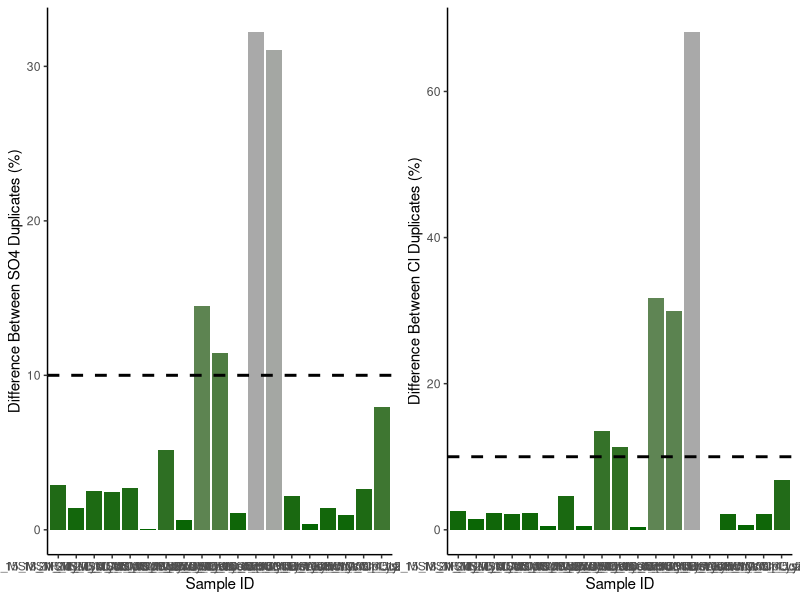
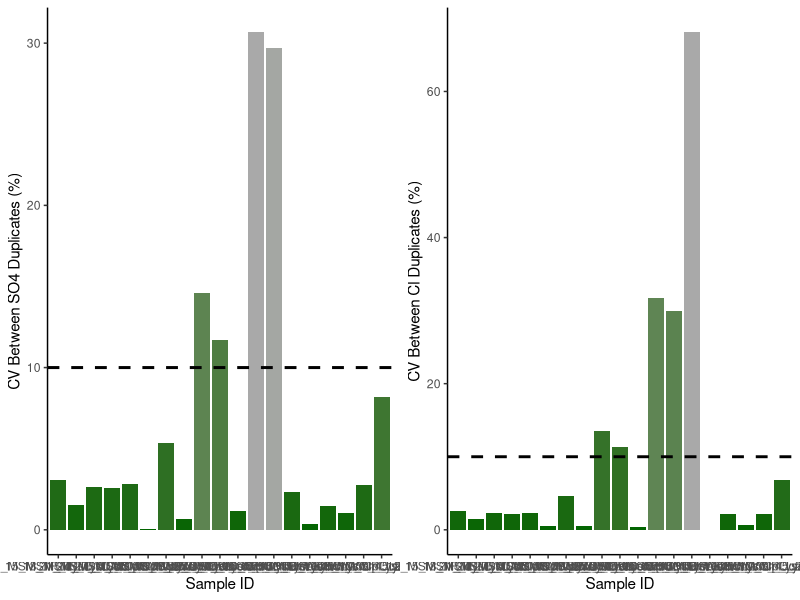
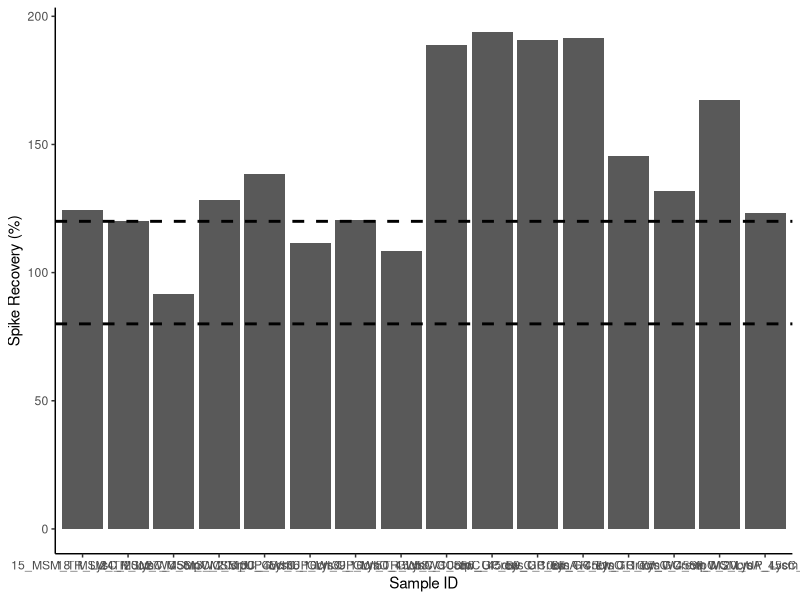

These charts were generated, in order, by the following R code: (Note: this script raises an error after producing the figures.)
## ---- chunk 1
knitr::opts_chunk$set(echo = TRUE)

## Load data.table package
library(data.table)
library(ggplot2)
library(dplyr)
library(data.table)
library(matrixStats)
library(gridExtra)
library(ggpubr)
library(grid)
library(stringr)
## ---- chunk 2
# SULFATE DATA: 

## Read in raw data file from Dionex - copied and saved as a txt
Sdat <- read.table("Raw Data/COMPASS_Synoptic_CB_MonMon_202206_SO4.txt",sep='\t' , header=T, skip=3)
head(Sdat)

## Only keep the columns that we need 
Sdat <- Sdat[ ,c(2,5,7)] # dont need this here 
head(Sdat)

## Name the columns correctly 
colnames(Sdat) <- c( "Sample_ID", "SO4_ppm", "SO4_Area")
Sdat$Sample_ID <- as.factor(Sdat$Sample_ID)
Sdat$SO4_ppm <- as.numeric(Sdat$SO4_ppm)
Sdat <- as.data.frame(Sdat)
head(Sdat)

#Chloride data 
## Read in raw data file from Dionex - copied and saved as a txt
Cldat <- read.table("Raw Data/COMPASS_Synoptic_CB_MonMon_202206_Cl.txt",sep='\t' , header=T, skip=3)
head(Cldat)

## Only keep the columns that we need 
Cldat <- Cldat[ ,c(2,5,7)]
head(Cldat)

## Name the columns correctly 
colnames(Cldat) <- c( "Sample_ID", "Cl_ppm", "Cl_Area")
Cldat$Sample_ID <- as.factor(Cldat$Sample_ID)
Cldat$Cl_ppm <- as.numeric(Cldat$Cl_ppm)
Cldat <- as.data.frame(Cldat)
head(Cldat) 


## Bring the data back together: 
all_dat <- merge(Sdat, Cldat, by="Sample_ID")
head(all_dat)

## Remove empty lines 
all_dat <- all_dat[!(is.na(all_dat$Sample_ID) | all_dat$Sample_ID==""), ]
head(all_dat)

all_dat <- droplevels(all_dat[!all_dat$Sample_ID == 'Lab Blank',])
head(all_dat)



## ---- chunk 3
stds <- all_dat[grepl("Standard", all_dat$Sample_ID),]
head(stds)

stds_chk_S <- stds %>%
	group_by(Sample_ID) %>%
	summarise(mean = mean(SO4_ppm), sd = sd(SO4_ppm))
stds_chk_S$cv <- (stds_chk_S$sd/stds_chk_S$mean)*100
stds_chk_S$flag <-  ifelse(stds_chk_S$cv <2, 'YES', 'NO, rerun')
head(stds_chk_S)

stds_chk_Cl <- stds %>%
	group_by(Sample_ID) %>%
	summarise(mean = mean(Cl_ppm), sd = sd(Cl_ppm))
stds_chk_Cl$cv <- (stds_chk_Cl$sd/stds_chk_Cl$mean)*100
stds_chk_Cl$flag <-  ifelse(stds_chk_Cl$cv <2, 'YES', 'NO, rerun')
head(stds_chk_Cl)

lmS <- lm(stds$SO4_Area ~ stds$SO4_ppm)
SO4_sum <- summary(lmS)
SO4_Slope <- SO4_sum$coefficients[2, 1] 
SO4_Int <- SO4_sum$coefficients[1, 1] 


lmCl <- lm(stds$Cl_Area ~ stds$Cl_ppm)
Cl_sum <- summary(lmCl)
Cl_Slope <- Cl_sum$coefficients[2, 1] 
Cl_Int <- Cl_sum$coefficients[1, 1] 
## ---- chunk 4
#remove standards from sample dataframe
sampledat <- all_dat[!grepl("Standard", all_dat$Sample_ID),]
head(sampledat)

# Constants needed for calculations: 
clmw <- 35.45     #molecular weight of Chloride: 35.45 
smw <- 32.06      #molecular weight of sulfur: 32.06


# Convert ppm to mmol/L
sampledat$SO4_mM <- (sampledat$SO4_ppm / smw)
sampledat$Cl_mM <- (sampledat$Cl_ppm / clmw)


# Calculate Salinity 
# calculated using the Knudsen equation 
# Salinity = 0.03 + 1.8050 * Chlorinity
# Ref: A Practical Handbook of Seawater Analysis by Strickland & Parsons (P. 11)
# =((1.807*Cl_ppm)+0.026)/1000
sampledat$salinity <- ((1.8070 * sampledat$Cl_ppm) + 0.026) / 1000


head(sampledat)
## ---- chunk 5
#Show me the data that we have from the calculations 
head(sampledat)

#pull out any rows that have "dup" in the SampleID column
dups <- sampledat %>%  
  filter(str_detect(Sample_ID, "dup"))      #have to change this to match data
head(dups)

#remove these from sample dataframe in a new dataframe
sampledat2 <- sampledat %>%  
  filter(!str_detect(Sample_ID, "dup")) %>%  
  filter(!str_detect(Sample_ID, "spk")) 
sampledat2 <- sampledat2[ ,-c(2:4)]
head(sampledat2)


#remove the dup from these IDs so we will have duplicate sample names
dups$Sample_ID<-gsub("_dup","",as.character(dups$Sample_ID))
dups <- dups[ ,-c(2:5)]
colnames(dups) <- c('Sample_ID', 'SO4_mM_dup', "Cl_mM_dup", "salinity_dup")
head(dups)

#put it back together with the old data set and look for duplicates 
QAdups <- merge(sampledat2, dups)
head(QAdups)

QAdups$SO4_dups_chk <- ((abs(QAdups$SO4_mM-QAdups$SO4_mM_dup))/((QAdups$SO4_mM+QAdups$SO4_mM_dup)/2))*100
QAdups$SO4_dups_flag <-  ifelse(QAdups$SO4_dups_chk <10, 'YES', 'NO, rerun')

QAdups$Cl_dups_chk <- ((abs(QAdups$Cl_mM-QAdups$Cl_mM_dup))/((QAdups$Cl_mM+QAdups$Cl_mM_dup)/2))*100
QAdups$Cl_dups_flag <-  ifelse(QAdups$Cl_dups_chk <10, 'YES', 'NO, rerun')

head(QAdups)

#plot dups output as a bar graph to easily check - want any over 10% to be red need to work on this 
Sdupsbar <- ggplot(data = QAdups, aes(x = Sample_ID, y = SO4_dups_chk, fill=SO4_dups_chk)) +
       geom_bar(stat = 'identity') + 
        scale_fill_gradient2(low='darkgreen', mid='darkgreen', high='darkgrey', space='Lab') + 
        theme_classic() + labs(x= "Sample ID", y="Difference Between SO4 Duplicates (%)") + 
        theme(legend.position="none") +  geom_hline(yintercept=10, linetype="dashed", 
                color = "black", size=1)


Cldupsbar <- ggplot(data = QAdups, aes(x = Sample_ID, y = Cl_dups_chk, fill=Cl_dups_chk)) +
       geom_bar(stat = 'identity') + 
        scale_fill_gradient2(low='darkgreen', mid='darkgreen', high='darkgrey', space='Lab') + 
        theme_classic() + labs(x= "Sample ID", y="Difference Between Cl Duplicates (%)") + 
        theme(legend.position="none") +  geom_hline(yintercept=10, linetype="dashed", 
                color = "black", size=1)

ggarrange(Sdupsbar, Cldupsbar,ncol=2, nrow=1)

#check for percent of no, reruns to see if it  would warrant reruns 
Perc_dups <- QAdups %>% 
  group_by(SO4_dups_flag) %>%
  summarise(S_no_rows = length(SO4_dups_flag)) 
Perc_dups1 <- QAdups %>% 
  group_by(Cl_dups_flag) %>%
  summarise(Cl_no_rows = length(Cl_dups_flag))
colnames(Perc_dups) <- c("Flag", "S_no_rows")
colnames(Perc_dups1) <- c("Flag", "Cl_no_rows")
Perc_dups2 <- cbind(Perc_dups, Perc_dups1)

Perc_dups2$Total <- length(QAdups$SO4_dups_flag)
Perc_dups2$S_Percent <- (Perc_dups2$S_no_rows / Perc_dups2$Total)*100
Perc_dups2$Cl_Percent <- (Perc_dups2$Cl_no_rows / Perc_dups2$Total)*100
head(Perc_dups2)


## ---- chunk 6
#the cv 
# calculate the sd bewteen the two duplicates then divide by the mean and multiply by 100 

df2 <- as.data.frame(QAdups$SO4_mM)
df2$dups <- QAdups$SO4_mM_dup

df2$sds <- apply(df2,1,sd)
df2$mean <- apply(df2, 1, mean)

QAdups$SO4_dups_cv <- (df2$sds/df2$mean) * 100
QAdups$SO4_dups_cv_flag <-  ifelse(QAdups$SO4_dups_cv <11, 'YES', 'NO, rerun')

head(QAdups)

#plot dups output as a bar graph to easily check - want any over 10% to be red need to work on this 
Sdupsbar <- ggplot(data = QAdups, aes(x = Sample_ID, y = SO4_dups_cv, fill=SO4_dups_chk)) +
       geom_bar(stat = 'identity') + 
        scale_fill_gradient2(low='darkgreen', mid='darkgreen', high='darkgrey', space='Lab') + 
        theme_classic() + labs(x= "Sample ID", y="CV Between SO4 Duplicates (%)") + 
        theme(legend.position="none") +  geom_hline(yintercept=10, linetype="dashed", 
                color = "black", size=1)


Cldupsbar <- ggplot(data = QAdups, aes(x = Sample_ID, y = Cl_dups_chk, fill=Cl_dups_chk)) +
       geom_bar(stat = 'identity') + 
        scale_fill_gradient2(low='darkgreen', mid='darkgreen', high='darkgrey', space='Lab') + 
        theme_classic() + labs(x= "Sample ID", y="CV Between Cl Duplicates (%)") + 
        theme(legend.position="none") +  geom_hline(yintercept=10, linetype="dashed", 
                color = "black", size=1)

ggarrange(Sdupsbar, Cldupsbar,ncol=2, nrow=1)

#check for percent of no, reruns to see if it  would warrant reruns 
Perc_dups <- QAdups %>% 
  group_by(SO4_dups_flag) %>%
  summarise(S_no_rows = length(SO4_dups_flag)) 
Perc_dups1 <- QAdups %>% 
  group_by(Cl_dups_flag) %>%
  summarise(Cl_no_rows = length(Cl_dups_flag))
colnames(Perc_dups) <- c("Flag", "S_no_rows")
colnames(Perc_dups1) <- c("Flag", "Cl_no_rows")
Perc_dups2 <- cbind(Perc_dups, Perc_dups1)

Perc_dups2$Total <- length(QAdups$SO4_dups_flag)
Perc_dups2$S_Percent <- (Perc_dups2$S_no_rows / Perc_dups2$Total)*100
Perc_dups2$Cl_Percent <- (Perc_dups2$Cl_no_rows / Perc_dups2$Total)*100
head(Perc_dups2)


## ---- chunk 7
#Show me the data that we have from the calculations 
head(sampledat)

#pull out any rows that have "spk" in the SampleID column
spks <- sampledat %>%  
  filter(str_detect(Sample_ID, "spk"))      #have to change this to match data
head(spks)

#remove the dup from these IDs so we will have duplicate sample names
spks$Sample_ID<-gsub("_spk","",as.character(spks$Sample_ID))
spks <- spks[ ,-c(2:5, 7,8)]
colnames(spks) <- c('Sample_ID', 'SO4_mM_spk')
head(spks)

#put it back together with the old data set and look for duplicates 
QAspks <- merge(sampledat, spks)
head(QAspks)

#now we need to calculate the spike concentration and calculate the spike recovery
spkconc <- (250/smw)    # in mM
spkvol <- 10             # in uL
spkvol <- spkvol/1000000 
#spike for these samples was 10uL of the 250mM standard
QAspks$SO4_spk_Conc <- (spkconc)*spkvol         # mmoles of SO4 
head(QAspks)

#need to determine dilution factors and initial amount of sample added
#if your samples are all the same dilution just use the first line 
#for Steph / COMPASS this depends on the site so... 
QAspks$Dilution <- 1
QAspks$Dilution <-  ifelse(str_detect(QAspks$Sample_ID, "MSM_UP"), 50, QAspks$Dilution)
QAspks$Dilution <-  ifelse(str_detect(QAspks$Sample_ID, "MSM_TR"), 50, QAspks$Dilution)
QAspks$Dilution <-  ifelse(str_detect(QAspks$Sample_ID, "MSM_WC"), 100, QAspks$Dilution)
QAspks$Dilution <-  ifelse(str_detect(QAspks$Sample_ID, "GCrew_UP"), 50, QAspks$Dilution)
QAspks$Dilution <-  ifelse(str_detect(QAspks$Sample_ID, "GCrew_TR"), 50, QAspks$Dilution)
QAspks$Dilution <-  ifelse(str_detect(QAspks$Sample_ID, "GCrew_WC"), 100, QAspks$Dilution)
QAspks$Dilution <-  ifelse(str_detect(QAspks$Sample_ID, "GWI_UP"), 100, QAspks$Dilution)
QAspks$Dilution <-  ifelse(str_detect(QAspks$Sample_ID, "GWI_TR"), 100, QAspks$Dilution)
QAspks$Dilution <-  ifelse(str_detect(QAspks$Sample_ID, "GWI_WC"), 200, QAspks$Dilution)
#QAspks$Dilution <-  ifelse(str_detect(QAspks$Sample_ID, "SWH_UP"), 100, QAspks$Dilution)
#QAspks$Dilution <-  ifelse(str_detect(QAspks$Sample_ID, "SWH_TR"), 100, QAspks$Dilution)
#QAspks$Dilution <-  ifelse(str_detect(QAspks$Sample_ID, "SWH_WC"), 100, QAspks$Dilution)

#Set Sample volumes in uL 
QAspks$SampleVol <- 1
QAspks$SampleVol <-  ifelse(str_detect(QAspks$Sample_ID, "MSM_UP"), 1501, QAspks$SampleVol)
QAspks$SampleVol <-  ifelse(str_detect(QAspks$Sample_ID, "MSM_TR"), 1501, QAspks$SampleVol)
QAspks$SampleVol <-  ifelse(str_detect(QAspks$Sample_ID, "MSM_WC"), 1475, QAspks$SampleVol)
QAspks$SampleVol <-  ifelse(str_detect(QAspks$Sample_ID, "GCrew_UP"), 1501, QAspks$SampleVol)
QAspks$SampleVol <-  ifelse(str_detect(QAspks$Sample_ID, "GCrew_TR"), 1501, QAspks$SampleVol)
QAspks$SampleVol <-  ifelse(str_detect(QAspks$Sample_ID, "GCrew_WC"), 1475, QAspks$SampleVol)
QAspks$SampleVol <-  ifelse(str_detect(QAspks$Sample_ID, "GWI_UP"), 1475, QAspks$SampleVol)
QAspks$SampleVol <-  ifelse(str_detect(QAspks$Sample_ID, "GWI_TR"), 1475, QAspks$SampleVol)
QAspks$SampleVol <-  ifelse(str_detect(QAspks$Sample_ID, "GWI_WC"), 1462, QAspks$SampleVol)
#QAspks$SampleVol <-  ifelse(str_detect(QAspks$Sample_ID, "SWH_UP"), 100, QAspks$SampleVol)
#QAspks$SampleVol <-  ifelse(str_detect(QAspks$Sample_ID, "SWH_TR"), 100, QAspks$SampleVol)
#QAspks$SampleVol <-  ifelse(str_detect(QAspks$Sample_ID, "SWH_WC"), 100, QAspks$SampleVol)

#change sample volume to L 
QAspks$SampleVol <- QAspks$SampleVol/1000000
head(QAspks)

#gives us the total SO4 in the sample in mmoles
QAspks$SO4_Total_unspkd <- (QAspks$SO4_mM/QAspks$Dilution)*(QAspks$SampleVol) 

##total SO4 in spiked sample in mmoles
QAspks$SO4_Total_spkd <- (QAspks$SO4_mM_spk/QAspks$Dilution)*(QAspks$SampleVol+spkvol) 

QAspks$SO4_expctd_spkd <-  (QAspks$SO4_Total_unspkd + QAspks$SO4_spk_Conc)
QAspks$spk_recovery <-    (QAspks$SO4_Total_spkd/QAspks$SO4_expctd_spkd)*100
QAspks$SO4_spks_flag <-  ifelse(QAspks$spk_recovery <=120 & QAspks$spk_recovery >=80 , 'YES', 'NO, rerun')  #fix 

head(QAspks)

#plot spk recoveries output as a bar graph to easily check - want any over 10% to be red need to work on this 
spksbar <- ggplot(data = QAspks, aes(x = Sample_ID, y = spk_recovery)) +
        geom_bar(stat = 'identity') + 
        scale_fill_manual(values=c("lightblue4")) + 
        theme_classic() + labs(x= "Sample ID", y="Spike Recovery (%)") + 
        theme(legend.position="none") +  
        geom_hline(yintercept=80, linetype="dashed", color = "black", size=1) + 
        geom_hline(yintercept=120, linetype="dashed", color = "black", size=1)

spksbar



#check for percent of no, reruns to see if it  would warrant reruns 
Perc_spks <- QAspks %>% 
  group_by(SO4_spks_flag) %>%
  summarise(no_rows = length(SO4_spks_flag)) 
Perc_spks$Total <- length(QAspks$SO4_spks_flag)
Perc_spks$Percent <- (Perc_spks$no_rows / Perc_spks$Total)*100
head(Perc_spks)

## ---- chunk 8
#for steph <- pull out identifiers of the sample names 
#pull the sample ID and separate it by the underscores 
IDs <- data.frame(do.call('rbind', strsplit(as.character(sampledat2$Sample_ID),'_',fixed=TRUE)))
colnames(IDs) <- c("Analysis_No" , "Site", "Zone", "Replicate", "Depth") #, #"Tree")
IDs$Date <- 202206
head(IDs)

#rejoin them to the dataframe
alldat <- cbind(IDs, sampledat2)
head(alldat)

## ---- chunk 9

write.csv(alldat, file="Processed Data/COMPASS_SynopticCB_PW_Processed_Cl_SO4_202206.csv")           #Change file name


